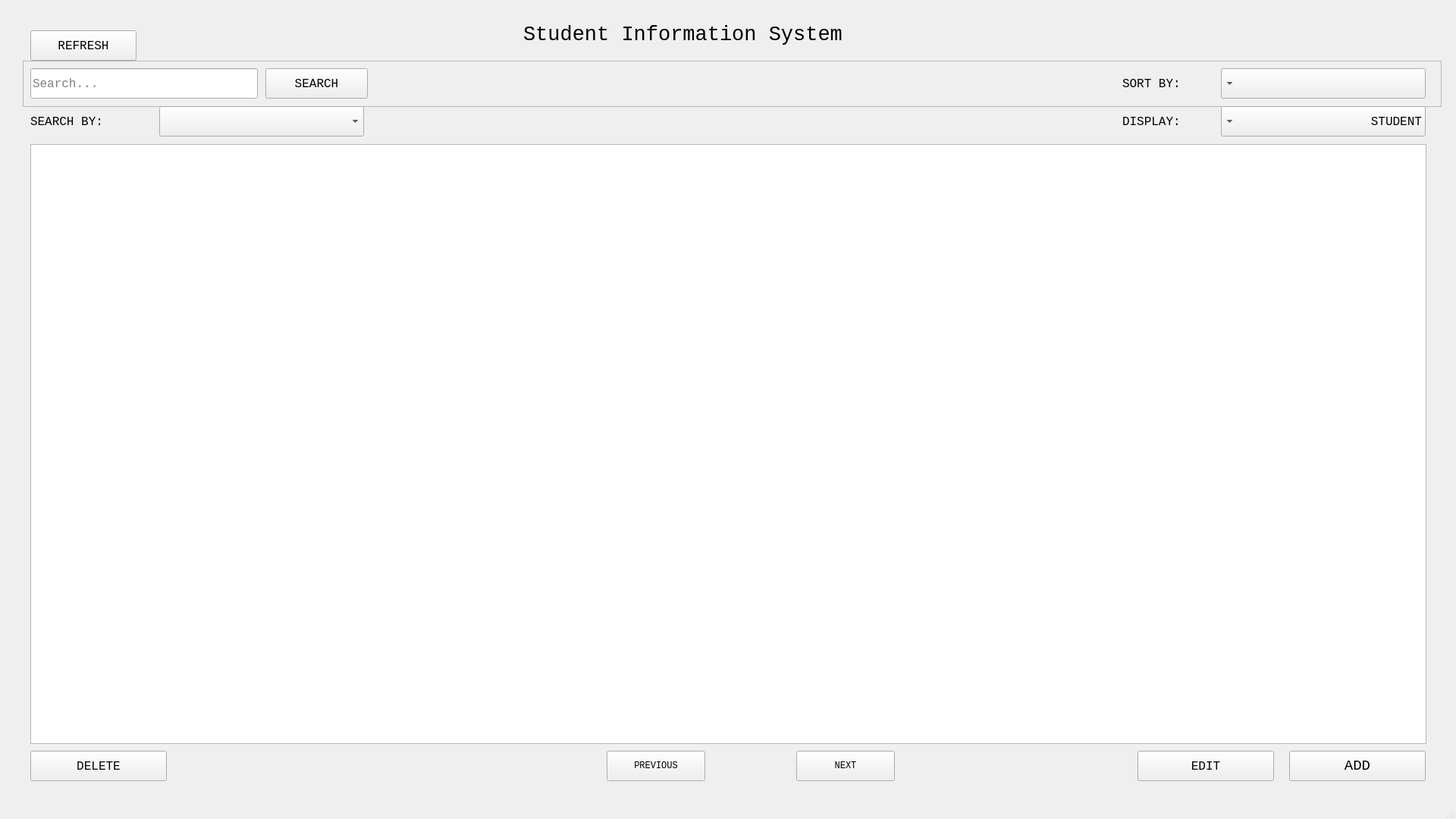
<?xml version="1.0" encoding="UTF-8"?>
<ui version="4.0">
 <class>MainWindow</class>
 <widget class="QMainWindow" name="MainWindow">
  <property name="geometry">
   <rect>
    <x>0</x>
    <y>0</y>
    <width>1920</width>
    <height>1080</height>
   </rect>
  </property>
  <property name="minimumSize">
   <size>
    <width>1920</width>
    <height>1080</height>
   </size>
  </property>
  <property name="maximumSize">
   <size>
    <width>1920</width>
    <height>1080</height>
   </size>
  </property>
  <property name="windowTitle">
   <string>Student Information System</string>
  </property>
  <property name="styleSheet">
   <string notr="true"/>
  </property>
  <widget class="QWidget" name="centralwidget">
   <widget class="QFrame" name="frame">
    <property name="geometry">
     <rect>
      <x>30</x>
      <y>80</y>
      <width>1871</width>
      <height>61</height>
     </rect>
    </property>
    <property name="frameShape">
     <enum>QFrame::StyledPanel</enum>
    </property>
    <property name="frameShadow">
     <enum>QFrame::Raised</enum>
    </property>
    <widget class="QLabel" name="label_2">
     <property name="geometry">
      <rect>
       <x>1450</x>
       <y>10</y>
       <width>111</width>
       <height>41</height>
      </rect>
     </property>
     <property name="font">
      <font>
       <family>Lucida Console</family>
       <pointsize>12</pointsize>
       <weight>50</weight>
       <bold>false</bold>
      </font>
     </property>
     <property name="styleSheet">
      <string notr="true"/>
     </property>
     <property name="text">
      <string>SORT BY:</string>
     </property>
    </widget>
    <widget class="QLineEdit" name="searchBox">
     <property name="geometry">
      <rect>
       <x>10</x>
       <y>10</y>
       <width>300</width>
       <height>40</height>
      </rect>
     </property>
     <property name="font">
      <font>
       <family>Lucida Console</family>
       <pointsize>12</pointsize>
      </font>
     </property>
     <property name="styleSheet">
      <string notr="true"/>
     </property>
     <property name="text">
      <string/>
     </property>
     <property name="placeholderText">
      <string>Search...</string>
     </property>
    </widget>
    <widget class="QPushButton" name="searchButton">
     <property name="geometry">
      <rect>
       <x>320</x>
       <y>10</y>
       <width>135</width>
       <height>40</height>
      </rect>
     </property>
     <property name="font">
      <font>
       <family>Lucida Console</family>
       <pointsize>12</pointsize>
       <weight>50</weight>
       <bold>false</bold>
      </font>
     </property>
     <property name="styleSheet">
      <string notr="true"/>
     </property>
     <property name="text">
      <string>SEARCH</string>
     </property>
    </widget>
    <widget class="QComboBox" name="sortComboBox">
     <property name="geometry">
      <rect>
       <x>1580</x>
       <y>10</y>
       <width>270</width>
       <height>40</height>
      </rect>
     </property>
     <property name="font">
      <font>
       <family>Lucida Console</family>
       <pointsize>12</pointsize>
      </font>
     </property>
     <property name="layoutDirection">
      <enum>Qt::RightToLeft</enum>
     </property>
     <property name="styleSheet">
      <string notr="true"/>
     </property>
    </widget>
   </widget>
   <widget class="QPushButton" name="deleteButton">
    <property name="geometry">
     <rect>
      <x>40</x>
      <y>990</y>
      <width>180</width>
      <height>40</height>
     </rect>
    </property>
    <property name="font">
     <font>
      <family>Lucida Console</family>
      <pointsize>12</pointsize>
      <weight>50</weight>
      <bold>false</bold>
     </font>
    </property>
    <property name="styleSheet">
     <string notr="true"/>
    </property>
    <property name="text">
     <string>DELETE</string>
    </property>
   </widget>
   <widget class="QPushButton" name="editButton">
    <property name="geometry">
     <rect>
      <x>1500</x>
      <y>990</y>
      <width>180</width>
      <height>40</height>
     </rect>
    </property>
    <property name="font">
     <font>
      <family>Lucida Console</family>
      <pointsize>12</pointsize>
      <weight>50</weight>
      <bold>false</bold>
     </font>
    </property>
    <property name="styleSheet">
     <string notr="true"/>
    </property>
    <property name="text">
     <string>EDIT</string>
    </property>
   </widget>
   <widget class="QTableWidget" name="tableWidget">
    <property name="geometry">
     <rect>
      <x>40</x>
      <y>190</y>
      <width>1841</width>
      <height>791</height>
     </rect>
    </property>
    <property name="font">
     <font>
      <family>Lucida Console</family>
     </font>
    </property>
    <property name="styleSheet">
     <string notr="true"/>
    </property>
   </widget>
   <widget class="QComboBox" name="displayComboBox">
    <property name="geometry">
     <rect>
      <x>1610</x>
      <y>140</y>
      <width>270</width>
      <height>40</height>
     </rect>
    </property>
    <property name="font">
     <font>
      <family>Lucida Console</family>
      <pointsize>12</pointsize>
     </font>
    </property>
    <property name="layoutDirection">
     <enum>Qt::RightToLeft</enum>
    </property>
    <property name="styleSheet">
     <string notr="true"/>
    </property>
    <item>
     <property name="text">
      <string>STUDENT</string>
     </property>
    </item>
    <item>
     <property name="text">
      <string>PROGRAM</string>
     </property>
    </item>
    <item>
     <property name="text">
      <string>COLLEGE</string>
     </property>
    </item>
   </widget>
   <widget class="QLabel" name="label_14">
    <property name="geometry">
     <rect>
      <x>1480</x>
      <y>140</y>
      <width>121</width>
      <height>41</height>
     </rect>
    </property>
    <property name="font">
     <font>
      <family>Lucida Console</family>
      <pointsize>12</pointsize>
      <weight>50</weight>
      <bold>false</bold>
     </font>
    </property>
    <property name="styleSheet">
     <string notr="true"/>
    </property>
    <property name="text">
     <string>DISPLAY:</string>
    </property>
   </widget>
   <widget class="QLabel" name="label_15">
    <property name="geometry">
     <rect>
      <x>690</x>
      <y>20</y>
      <width>691</width>
      <height>51</height>
     </rect>
    </property>
    <property name="font">
     <font>
      <family>Lucida Console</family>
      <pointsize>20</pointsize>
      <weight>50</weight>
      <bold>false</bold>
     </font>
    </property>
    <property name="styleSheet">
     <string notr="true"/>
    </property>
    <property name="text">
     <string>Student Information System</string>
    </property>
   </widget>
   <widget class="QLabel" name="label">
    <property name="geometry">
     <rect>
      <x>40</x>
      <y>140</y>
      <width>151</width>
      <height>41</height>
     </rect>
    </property>
    <property name="font">
     <font>
      <family>Lucida Console</family>
      <pointsize>12</pointsize>
      <weight>50</weight>
      <bold>false</bold>
     </font>
    </property>
    <property name="styleSheet">
     <string notr="true"/>
    </property>
    <property name="text">
     <string>SEARCH BY:</string>
    </property>
   </widget>
   <widget class="QComboBox" name="searchComboBox">
    <property name="geometry">
     <rect>
      <x>210</x>
      <y>140</y>
      <width>270</width>
      <height>40</height>
     </rect>
    </property>
    <property name="font">
     <font>
      <family>Lucida Console</family>
      <pointsize>12</pointsize>
     </font>
    </property>
    <property name="styleSheet">
     <string notr="true"/>
    </property>
   </widget>
   <widget class="QPushButton" name="refreshButton">
    <property name="geometry">
     <rect>
      <x>40</x>
      <y>40</y>
      <width>140</width>
      <height>40</height>
     </rect>
    </property>
    <property name="font">
     <font>
      <family>Lucida Console</family>
      <pointsize>12</pointsize>
      <weight>50</weight>
      <bold>false</bold>
     </font>
    </property>
    <property name="styleSheet">
     <string notr="true"/>
    </property>
    <property name="text">
     <string>REFRESH</string>
    </property>
   </widget>
   <widget class="QPushButton" name="addButton">
    <property name="geometry">
     <rect>
      <x>1700</x>
      <y>990</y>
      <width>180</width>
      <height>40</height>
     </rect>
    </property>
    <property name="font">
     <font>
      <family>Lucida Console</family>
      <pointsize>14</pointsize>
     </font>
    </property>
    <property name="text">
     <string>ADD</string>
    </property>
   </widget>
   <widget class="QLabel" name="pageLabel">
    <property name="geometry">
     <rect>
      <x>940</x>
      <y>990</y>
      <width>103</width>
      <height>41</height>
     </rect>
    </property>
    <property name="text">
     <string/>
    </property>
   </widget>
   <widget class="QPushButton" name="nextPageButton">
    <property name="geometry">
     <rect>
      <x>1050</x>
      <y>990</y>
      <width>130</width>
      <height>40</height>
     </rect>
    </property>
    <property name="font">
     <font>
      <family>Lucida Console</family>
     </font>
    </property>
    <property name="text">
     <string>NEXT</string>
    </property>
   </widget>
   <widget class="QPushButton" name="prevPageButton">
    <property name="geometry">
     <rect>
      <x>800</x>
      <y>990</y>
      <width>130</width>
      <height>40</height>
     </rect>
    </property>
    <property name="font">
     <font>
      <family>Lucida Console</family>
     </font>
    </property>
    <property name="text">
     <string>PREVIOUS</string>
    </property>
   </widget>
  </widget>
  <widget class="QStatusBar" name="statusbar"/>
 </widget>
 <resources/>
 <connections/>
</ui>
